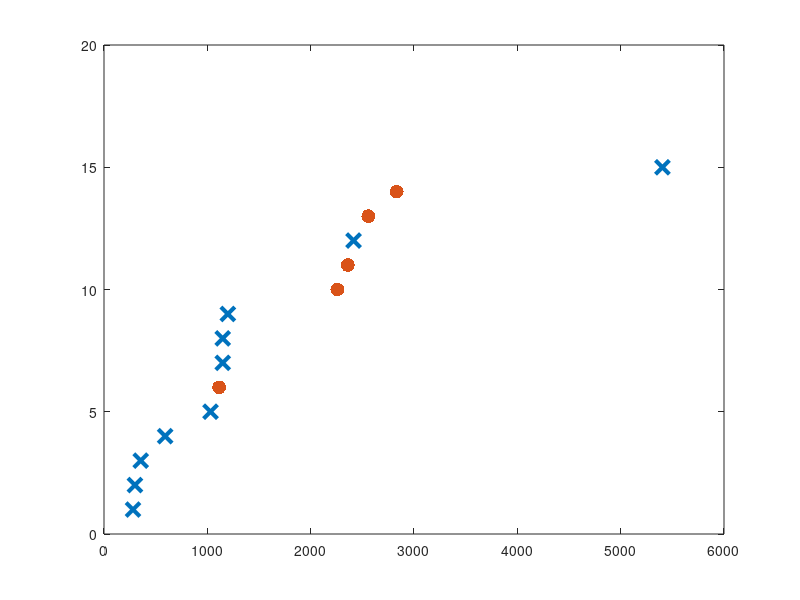

MATLAB code for this plot: (Note: this script raises an error after producing the figure.)
%% Code to produce Figure 7

%Purpose:
%Plot sensitivity parameter ranking
%Place in ranking order

%--------------------------------------------------------------------------
clear variables

%--------------------------------------------------------------------------
% IMPORT SENSITIVITY COEFFICIENT DATA
%--------------------------------------------------------------------------
load('normalised_sensitivities.mat')

%--------------------------------------------------------------------------
% ORDER SENSITIVITY COEFFICIENTS IN ASCENDING ORDER
%--------------------------------------------------------------------------
[Ranked_S_normalised,SortIdx] = sort(S_normalised,'ascend');

SandflyParamFlag = SortIdx >=11; %Indicator variable, pick out params associated with sandflies
YVal = 1:1:15; %Y values to be passed to plot function.

%%
%--------------------------------------------------------------------------------------
% PRODUCE FIGURE (Left Axis - Parameter Ranking; Paramter set ID number placed next to data point)
%---------------------------------------------------------------------------------------
fig = figure();
clf
position = [100, 100, 550, 1.25*450];
set(0, 'DefaultFigurePosition', position);
hold on


%Add markers to plot
clf
%Plot dog associated parameter sens. coefficients
p1 = plot(Ranked_S_normalised(SandflyParamFlag == 0), YVal(SandflyParamFlag == 0), 'x', 'MarkerSize', 10, 'LineWidth', 3,'DisplayName','Dog associated only');
hold on 
%Plot sandfly associated parameter sens. coefficients
p2 = plot(Ranked_S_normalised(SandflyParamFlag == 1), YVal(SandflyParamFlag == 1), '.', 'MarkerSize', 30, 'LineWidth', 3,'DisplayName','Sand fly associated');

%List parameter set IDs in reverse ranking order, as a string
YAxisLabels = cell(1,15);
for ii=1:15  
    YAxisLabels{ii} = num2str(SortIdx(ii));
end
StrArray_YAxisLabels = string(YAxisLabels);

%Text label offset parameters
MarkerLabelXOffset = 200;
LabelStartX = Ranked_S_normalised + MarkerLabelXOffset;
LabelStartY = YVal;

% Add text description to data points (number only)
LabelText = strcat(StrArray_YAxisLabels);
text(LabelStartX,LabelStartY,LabelText,'Fontsize',12)

%Set left y-axis properties, parameter ranking numbers
ylabel('Parameter ranking')
yticks(1:1:15)
yticklabels({'15','14','13','12','11','10','9','8','7','6','5','4','3','2','1'})
ylim([0.5 15.5])

%Set x-axis properties
xlabel('Sensitivity coefficient (\Upsilon_{p}^{u})')
xlim([0 6500])

%Set up legend
leg = legend([p1;p2],'Location','Southeast');
title(leg,'Parameter type')

%Set figure properties
set(gca,'Fontsize',16)
set(gca,'LineWidth',1)
box on
